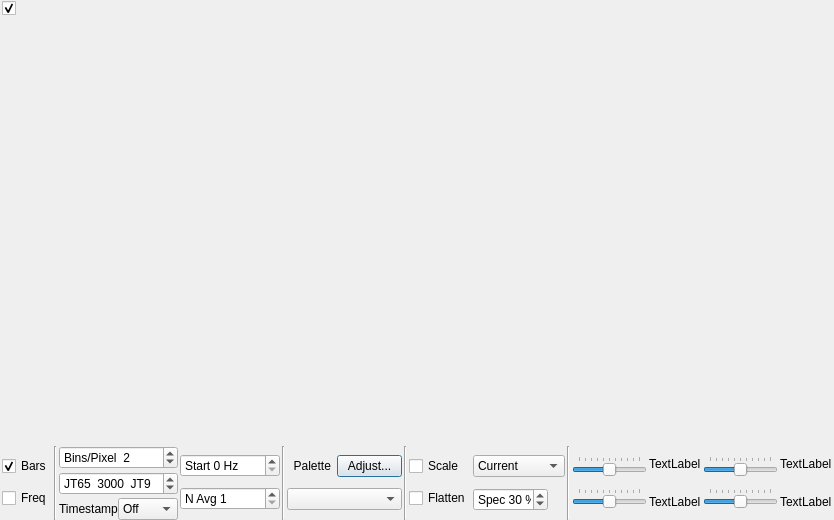
<?xml version="1.0" encoding="UTF-8"?>
<ui version="4.0">
 <class>WideGraph</class>
 <widget class="QDialog" name="WideGraph">
  <property name="geometry">
   <rect>
    <x>0</x>
    <y>0</y>
    <width>834</width>
    <height>520</height>
   </rect>
  </property>
  <property name="sizePolicy">
   <sizepolicy hsizetype="Minimum" vsizetype="Fixed">
    <horstretch>0</horstretch>
    <verstretch>0</verstretch>
   </sizepolicy>
  </property>
  <property name="windowTitle">
   <string>Dialog</string>
  </property>
  <layout class="QGridLayout" name="gridLayout_2">
   <property name="leftMargin">
    <number>0</number>
   </property>
   <property name="topMargin">
    <number>0</number>
   </property>
   <property name="rightMargin">
    <number>0</number>
   </property>
   <property name="bottomMargin">
    <number>0</number>
   </property>
   <property name="spacing">
    <number>1</number>
   </property>
   <item row="1" column="0">
    <widget class="CPlotter" name="widePlot">
     <property name="enabled">
      <bool>true</bool>
     </property>
     <property name="sizePolicy">
      <sizepolicy hsizetype="Expanding" vsizetype="Expanding">
       <horstretch>0</horstretch>
       <verstretch>0</verstretch>
      </sizepolicy>
     </property>
     <property name="minimumSize">
      <size>
       <width>200</width>
       <height>100</height>
      </size>
     </property>
     <property name="frameShape">
      <enum>QFrame::NoFrame</enum>
     </property>
     <property name="frameShadow">
      <enum>QFrame::Plain</enum>
     </property>
     <property name="lineWidth">
      <number>1</number>
     </property>
     <widget class="QCheckBox" name="cbControls">
      <property name="geometry">
       <rect>
        <x>2</x>
        <y>0</y>
        <width>70</width>
        <height>17</height>
       </rect>
      </property>
      <property name="maximumSize">
       <size>
        <width>70</width>
        <height>16777215</height>
       </size>
      </property>
      <property name="mouseTracking">
       <bool>true</bool>
      </property>
      <property name="text">
       <string/>
      </property>
      <property name="checked">
       <bool>true</bool>
      </property>
     </widget>
    </widget>
   </item>
   <item row="2" column="0">
    <widget class="QWidget" name="controls_widget" native="true">
     <property name="sizePolicy">
      <sizepolicy hsizetype="Preferred" vsizetype="Fixed">
       <horstretch>0</horstretch>
       <verstretch>0</verstretch>
      </sizepolicy>
     </property>
     <layout class="QHBoxLayout" name="horizontalLayout" stretch="0,0,0,0,0,0,0,0,0,0,0,1,0,1,0,0">
      <property name="spacing">
       <number>2</number>
      </property>
      <property name="leftMargin">
       <number>0</number>
      </property>
      <property name="topMargin">
       <number>0</number>
      </property>
      <property name="rightMargin">
       <number>0</number>
      </property>
      <property name="bottomMargin">
       <number>0</number>
      </property>
      <item>
       <spacer name="horizontalSpacer_1">
        <property name="orientation">
         <enum>Qt::Horizontal</enum>
        </property>
        <property name="sizeHint" stdset="0">
         <size>
          <width>2</width>
          <height>20</height>
         </size>
        </property>
       </spacer>
      </item>
      <item>
       <layout class="QVBoxLayout" name="verticalLayout_9">
        <item>
         <widget class="QCheckBox" name="cbBars">
          <property name="maximumSize">
           <size>
            <width>65</width>
            <height>16777215</height>
           </size>
          </property>
          <property name="mouseTracking">
           <bool>true</bool>
          </property>
          <property name="text">
           <string>Bars</string>
          </property>
          <property name="checked">
           <bool>true</bool>
          </property>
         </widget>
        </item>
        <item>
         <widget class="QCheckBox" name="cbFreq">
          <property name="text">
           <string>Freq</string>
          </property>
         </widget>
        </item>
       </layout>
      </item>
      <item>
       <widget class="Line" name="line">
        <property name="orientation">
         <enum>Qt::Vertical</enum>
        </property>
       </widget>
      </item>
      <item>
       <layout class="QVBoxLayout" name="verticalLayout_1">
        <property name="spacing">
         <number>3</number>
        </property>
        <property name="sizeConstraint">
         <enum>QLayout::SetMaximumSize</enum>
        </property>
        <property name="leftMargin">
         <number>0</number>
        </property>
        <property name="rightMargin">
         <number>0</number>
        </property>
        <property name="bottomMargin">
         <number>0</number>
        </property>
        <item>
         <widget class="QSpinBox" name="bppSpinBox">
          <property name="minimumSize">
           <size>
            <width>100</width>
            <height>0</height>
           </size>
          </property>
          <property name="maximumSize">
           <size>
            <width>120</width>
            <height>16777215</height>
           </size>
          </property>
          <property name="toolTip">
           <string>Compression factor for frequency scale</string>
          </property>
          <property name="suffix">
           <string/>
          </property>
          <property name="prefix">
           <string>Bins/Pixel  </string>
          </property>
          <property name="minimum">
           <number>1</number>
          </property>
          <property name="maximum">
           <number>100</number>
          </property>
          <property name="singleStep">
           <number>1</number>
          </property>
          <property name="value">
           <number>2</number>
          </property>
         </widget>
        </item>
        <item>
         <widget class="QSpinBox" name="fSplitSpinBox">
          <property name="minimumSize">
           <size>
            <width>100</width>
            <height>0</height>
           </size>
          </property>
          <property name="maximumSize">
           <size>
            <width>120</width>
            <height>16777215</height>
           </size>
          </property>
          <property name="toolTip">
           <string>&lt;html&gt;&lt;head/&gt;&lt;body&gt;&lt;p&gt;Decode JT9 only above this frequency&lt;/p&gt;&lt;/body&gt;&lt;/html&gt;</string>
          </property>
          <property name="suffix">
           <string>  JT9</string>
          </property>
          <property name="prefix">
           <string>JT65  </string>
          </property>
          <property name="minimum">
           <number>0</number>
          </property>
          <property name="maximum">
           <number>5000</number>
          </property>
          <property name="singleStep">
           <number>100</number>
          </property>
          <property name="value">
           <number>3000</number>
          </property>
         </widget>
        </item>
        <item>
         <layout class="QHBoxLayout" name="horizontalLayout_2">
          <property name="spacing">
           <number>0</number>
          </property>
          <property name="topMargin">
           <number>0</number>
          </property>
          <property name="bottomMargin">
           <number>0</number>
          </property>
          <item>
           <widget class="QLabel" name="labTime">
            <property name="toolTip">
             <string>Position of timestamp above each interval line</string>
            </property>
            <property name="text">
             <string>Timestamp</string>
            </property>
           </widget>
          </item>
          <item>
           <widget class="QComboBox" name="timestampComboBox">
            <property name="toolTip">
             <string>Position of timestamp above each interval line</string>
            </property>
            <item>
             <property name="text">
              <string>Off</string>
             </property>
            </item>
            <item>
             <property name="text">
              <string>Left</string>
             </property>
            </item>
            <item>
             <property name="text">
              <string>Right</string>
             </property>
            </item>
           </widget>
          </item>
         </layout>
        </item>
       </layout>
      </item>
      <item>
       <layout class="QVBoxLayout" name="verticalLayout_2">
        <property name="leftMargin">
         <number>0</number>
        </property>
        <property name="rightMargin">
         <number>0</number>
        </property>
        <item>
         <widget class="QSpinBox" name="fStartSpinBox">
          <property name="minimumSize">
           <size>
            <width>90</width>
            <height>0</height>
           </size>
          </property>
          <property name="maximumSize">
           <size>
            <width>100</width>
            <height>16777215</height>
           </size>
          </property>
          <property name="toolTip">
           <string>&lt;html&gt;&lt;head/&gt;&lt;body&gt;&lt;p&gt;Frequency at left edge of waterfall&lt;/p&gt;&lt;/body&gt;&lt;/html&gt;</string>
          </property>
          <property name="suffix">
           <string> Hz</string>
          </property>
          <property name="prefix">
           <string>Start </string>
          </property>
          <property name="maximum">
           <number>4900</number>
          </property>
          <property name="singleStep">
           <number>100</number>
          </property>
         </widget>
        </item>
        <item>
         <widget class="QSpinBox" name="waterfallAvgSpinBox">
          <property name="minimumSize">
           <size>
            <width>90</width>
            <height>0</height>
           </size>
          </property>
          <property name="maximumSize">
           <size>
            <width>100</width>
            <height>16777215</height>
           </size>
          </property>
          <property name="toolTip">
           <string>Number of FFTs averaged (controls waterfall scrolling rate)</string>
          </property>
          <property name="prefix">
           <string>N Avg </string>
          </property>
          <property name="minimum">
           <number>1</number>
          </property>
          <property name="maximum">
           <number>50</number>
          </property>
         </widget>
        </item>
       </layout>
      </item>
      <item>
       <widget class="Line" name="line_1">
        <property name="lineWidth">
         <number>1</number>
        </property>
        <property name="midLineWidth">
         <number>0</number>
        </property>
        <property name="orientation">
         <enum>Qt::Vertical</enum>
        </property>
       </widget>
      </item>
      <item>
       <layout class="QVBoxLayout" name="verticalLayout_3">
        <property name="leftMargin">
         <number>0</number>
        </property>
        <property name="rightMargin">
         <number>0</number>
        </property>
        <item>
         <layout class="QHBoxLayout" name="horizontalLayout_1">
          <item>
           <widget class="QLabel" name="labPalette">
            <property name="text">
             <string>  Palette </string>
            </property>
            <property name="alignment">
             <set>Qt::AlignLeading|Qt::AlignLeft|Qt::AlignVCenter</set>
            </property>
           </widget>
          </item>
          <item>
           <widget class="QPushButton" name="adjust_palette_push_button">
            <property name="maximumSize">
             <size>
              <width>65</width>
              <height>16777215</height>
             </size>
            </property>
            <property name="toolTip">
             <string>&lt;html&gt;&lt;head/&gt;&lt;body&gt;&lt;p&gt;Enter definition for a new color palette.&lt;/p&gt;&lt;/body&gt;&lt;/html&gt;</string>
            </property>
            <property name="text">
             <string>Adjust...</string>
            </property>
           </widget>
          </item>
         </layout>
        </item>
        <item>
         <widget class="QComboBox" name="paletteComboBox">
          <property name="minimumSize">
           <size>
            <width>80</width>
            <height>0</height>
           </size>
          </property>
          <property name="maximumSize">
           <size>
            <width>125</width>
            <height>16777215</height>
           </size>
          </property>
          <property name="toolTip">
           <string>Select waterfall palette</string>
          </property>
         </widget>
        </item>
       </layout>
      </item>
      <item>
       <widget class="Line" name="line_2">
        <property name="lineWidth">
         <number>1</number>
        </property>
        <property name="midLineWidth">
         <number>0</number>
        </property>
        <property name="orientation">
         <enum>Qt::Vertical</enum>
        </property>
       </widget>
      </item>
      <item>
       <layout class="QVBoxLayout" name="verticalLayout_4">
        <property name="leftMargin">
         <number>0</number>
        </property>
        <property name="rightMargin">
         <number>0</number>
        </property>
        <item>
         <widget class="QCheckBox" name="cbScale">
          <property name="toolTip">
           <string>&lt;html&gt;&lt;head/&gt;&lt;body&gt;&lt;p&gt;Scale spectrum by median value.&lt;/p&gt;&lt;/body&gt;&lt;/html&gt;</string>
          </property>
          <property name="text">
           <string>Scale</string>
          </property>
          <property name="checked">
           <bool>false</bool>
          </property>
         </widget>
        </item>
        <item>
         <widget class="QCheckBox" name="cbFlatten">
          <property name="toolTip">
           <string>&lt;html&gt;&lt;head/&gt;&lt;body&gt;&lt;p&gt;Flatten spectral baseline over the full displayed interval.&lt;/p&gt;&lt;/body&gt;&lt;/html&gt;</string>
          </property>
          <property name="text">
           <string>Flatten</string>
          </property>
         </widget>
        </item>
       </layout>
      </item>
      <item>
       <layout class="QVBoxLayout" name="verticalLayout_5">
        <property name="leftMargin">
         <number>0</number>
        </property>
        <property name="rightMargin">
         <number>0</number>
        </property>
        <item>
         <widget class="QComboBox" name="spec2dComboBox">
          <property name="toolTip">
           <string>&lt;html&gt;&lt;head/&gt;&lt;body&gt;&lt;p&gt;Select data for spectral display&lt;/p&gt;&lt;/body&gt;&lt;/html&gt;</string>
          </property>
          <property name="currentIndex">
           <number>0</number>
          </property>
          <item>
           <property name="text">
            <string>Current</string>
           </property>
          </item>
          <item>
           <property name="text">
            <string>Cumulative</string>
           </property>
          </item>
         </widget>
        </item>
        <item>
         <widget class="QSpinBox" name="sbPercent2dPlot">
          <property name="minimumSize">
           <size>
            <width>75</width>
            <height>0</height>
           </size>
          </property>
          <property name="maximumSize">
           <size>
            <width>75</width>
            <height>16777215</height>
           </size>
          </property>
          <property name="toolTip">
           <string>&lt;html&gt;&lt;head/&gt;&lt;body&gt;&lt;p&gt;Set fractional size of spectrum in this window.&lt;/p&gt;&lt;/body&gt;&lt;/html&gt;</string>
          </property>
          <property name="alignment">
           <set>Qt::AlignCenter</set>
          </property>
          <property name="suffix">
           <string> %</string>
          </property>
          <property name="prefix">
           <string>Spec </string>
          </property>
          <property name="maximum">
           <number>100</number>
          </property>
          <property name="singleStep">
           <number>5</number>
          </property>
          <property name="value">
           <number>30</number>
          </property>
         </widget>
        </item>
       </layout>
      </item>
      <item>
       <widget class="Line" name="line_3">
        <property name="orientation">
         <enum>Qt::Vertical</enum>
        </property>
       </widget>
      </item>
      <item>
       <layout class="QVBoxLayout" name="verticalLayout_6">
        <property name="leftMargin">
         <number>0</number>
        </property>
        <property name="rightMargin">
         <number>0</number>
        </property>
        <item>
         <widget class="QSlider" name="gainSlider">
          <property name="sizePolicy">
           <sizepolicy hsizetype="Preferred" vsizetype="Fixed">
            <horstretch>1</horstretch>
            <verstretch>0</verstretch>
           </sizepolicy>
          </property>
          <property name="minimumSize">
           <size>
            <width>65</width>
            <height>0</height>
           </size>
          </property>
          <property name="maximumSize">
           <size>
            <width>160</width>
            <height>16777215</height>
           </size>
          </property>
          <property name="toolTip">
           <string>Waterfall gain</string>
          </property>
          <property name="minimum">
           <number>-50</number>
          </property>
          <property name="maximum">
           <number>50</number>
          </property>
          <property name="orientation">
           <enum>Qt::Horizontal</enum>
          </property>
          <property name="tickPosition">
           <enum>QSlider::TicksAbove</enum>
          </property>
         </widget>
        </item>
        <item>
         <widget class="QSlider" name="gain2dSlider">
          <property name="sizePolicy">
           <sizepolicy hsizetype="Preferred" vsizetype="Fixed">
            <horstretch>1</horstretch>
            <verstretch>0</verstretch>
           </sizepolicy>
          </property>
          <property name="minimumSize">
           <size>
            <width>65</width>
            <height>0</height>
           </size>
          </property>
          <property name="maximumSize">
           <size>
            <width>160</width>
            <height>16777215</height>
           </size>
          </property>
          <property name="toolTip">
           <string>Spectrum gain</string>
          </property>
          <property name="minimum">
           <number>-50</number>
          </property>
          <property name="maximum">
           <number>50</number>
          </property>
          <property name="orientation">
           <enum>Qt::Horizontal</enum>
          </property>
          <property name="tickPosition">
           <enum>QSlider::TicksAbove</enum>
          </property>
         </widget>
        </item>
       </layout>
      </item>
      <item>
       <layout class="QVBoxLayout" name="verticalLayout">
        <item>
         <widget class="QLabel" name="gainWFLabel">
          <property name="text">
           <string>TextLabel</string>
          </property>
         </widget>
        </item>
        <item>
         <widget class="QLabel" name="gainSpecLabel">
          <property name="text">
           <string>TextLabel</string>
          </property>
         </widget>
        </item>
       </layout>
      </item>
      <item>
       <layout class="QVBoxLayout" name="verticalLayout_7">
        <property name="leftMargin">
         <number>0</number>
        </property>
        <property name="rightMargin">
         <number>0</number>
        </property>
        <item>
         <widget class="QSlider" name="zeroSlider">
          <property name="sizePolicy">
           <sizepolicy hsizetype="Preferred" vsizetype="Fixed">
            <horstretch>1</horstretch>
            <verstretch>0</verstretch>
           </sizepolicy>
          </property>
          <property name="minimumSize">
           <size>
            <width>65</width>
            <height>0</height>
           </size>
          </property>
          <property name="maximumSize">
           <size>
            <width>160</width>
            <height>16777215</height>
           </size>
          </property>
          <property name="toolTip">
           <string>Waterfall zero</string>
          </property>
          <property name="minimum">
           <number>-50</number>
          </property>
          <property name="maximum">
           <number>50</number>
          </property>
          <property name="orientation">
           <enum>Qt::Horizontal</enum>
          </property>
          <property name="tickPosition">
           <enum>QSlider::TicksAbove</enum>
          </property>
         </widget>
        </item>
        <item>
         <widget class="QSlider" name="zero2dSlider">
          <property name="sizePolicy">
           <sizepolicy hsizetype="Preferred" vsizetype="Fixed">
            <horstretch>1</horstretch>
            <verstretch>0</verstretch>
           </sizepolicy>
          </property>
          <property name="minimumSize">
           <size>
            <width>65</width>
            <height>0</height>
           </size>
          </property>
          <property name="maximumSize">
           <size>
            <width>160</width>
            <height>16777215</height>
           </size>
          </property>
          <property name="toolTip">
           <string>Spectrum zero</string>
          </property>
          <property name="minimum">
           <number>-50</number>
          </property>
          <property name="maximum">
           <number>50</number>
          </property>
          <property name="orientation">
           <enum>Qt::Horizontal</enum>
          </property>
          <property name="tickPosition">
           <enum>QSlider::TicksAbove</enum>
          </property>
         </widget>
        </item>
       </layout>
      </item>
      <item>
       <layout class="QVBoxLayout" name="verticalLayout_8">
        <item>
         <widget class="QLabel" name="zeroWFLabel">
          <property name="text">
           <string>TextLabel</string>
          </property>
         </widget>
        </item>
        <item>
         <widget class="QLabel" name="zeroSpecLabel">
          <property name="text">
           <string>TextLabel</string>
          </property>
         </widget>
        </item>
       </layout>
      </item>
      <item>
       <spacer name="horizontalSpacer_2">
        <property name="orientation">
         <enum>Qt::Horizontal</enum>
        </property>
        <property name="sizeHint" stdset="0">
         <size>
          <width>2</width>
          <height>20</height>
         </size>
        </property>
       </spacer>
      </item>
     </layout>
    </widget>
   </item>
  </layout>
 </widget>
 <customwidgets>
  <customwidget>
   <class>CPlotter</class>
   <extends>QFrame</extends>
   <header>plotter.h</header>
   <container>1</container>
  </customwidget>
 </customwidgets>
 <resources/>
 <connections/>
</ui>
